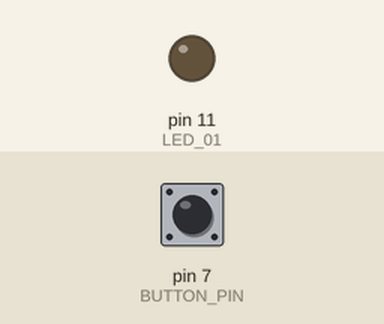
Simulated run of this sketch. Board: Arduino Uno, built with avr-gcc and run on an emulated ATmega328P. Shown: output pins drawn as LEDs (lit = HIGH). The inputs (shaded band) are chosen by the test bench; at power-on: pin 7 (BUTTON_PIN) HIGH.

Above: at 2.5 s.
At 7.5 s:
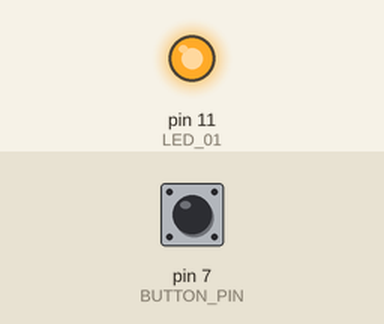
Timing chart, 0 to 13.0 s (numbered marks = the images above):
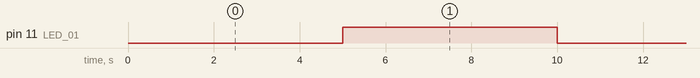

The sketch:

Blink_Millis_Button.ino
```cpp
#define LED_01 11
#define BUTTON_PIN 7  /* Pino do botão */

unsigned long previousMillis = 0;  /* Armazena o último tempo em que o LED mudou de estado */
const long interval = 5000;        /* Intervalo de tempo para o LED mudar de estado (5 segundos) */

void setup() {
  pinMode(LED_01, OUTPUT);
  pinMode(BUTTON_PIN, INPUT_PULLUP);  /* Configura o botão com resistor de pull-up interno */
}

void loop() {
  /* Verifica se o botão está pressionado */
  if (digitalRead(BUTTON_PIN) == LOW) {
    digitalWrite(LED_01, HIGH);  /* Liga o LED enquanto o botão está pressionado */
  } else {
    unsigned long currentMillis = millis();

    /* Verifica se o tempo decorrido é maior que o intervalo desejado */
    if (currentMillis - previousMillis >= interval) {
      previousMillis = currentMillis;  /* Atualiza o tempo da última mudança */

      /* Alterna o estado do LED */
      digitalWrite(LED_01, !digitalRead(LED_01));
    }
  }
}
```

Measured:
- by itself, pin 11 (LED_01): alternates HIGH for 5.0 s and LOW for 5.0 s
